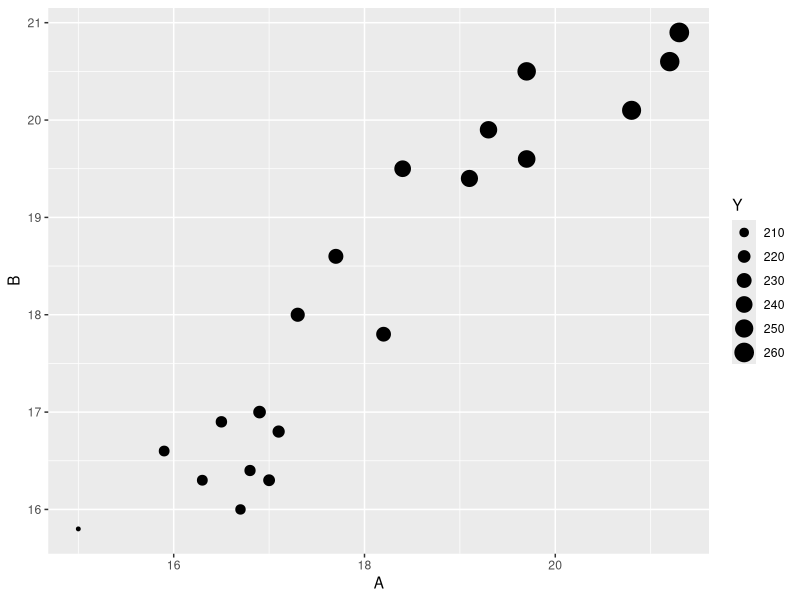
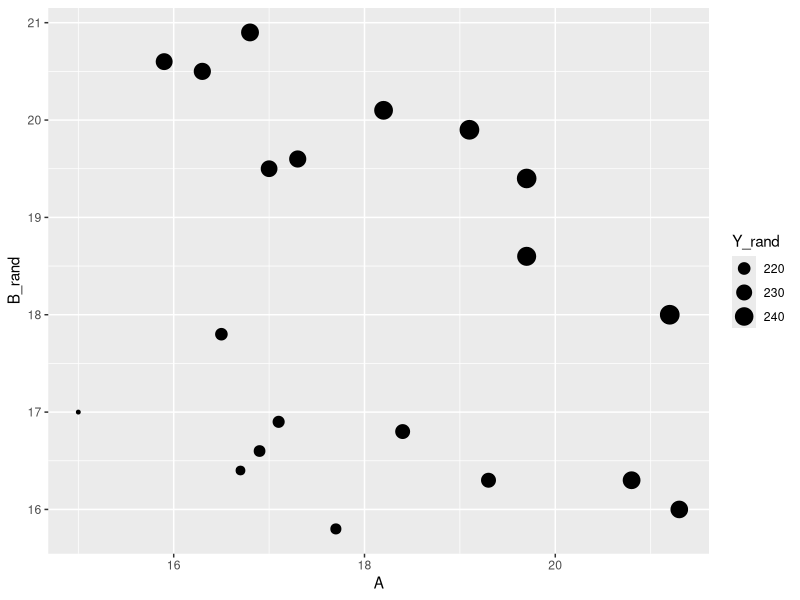
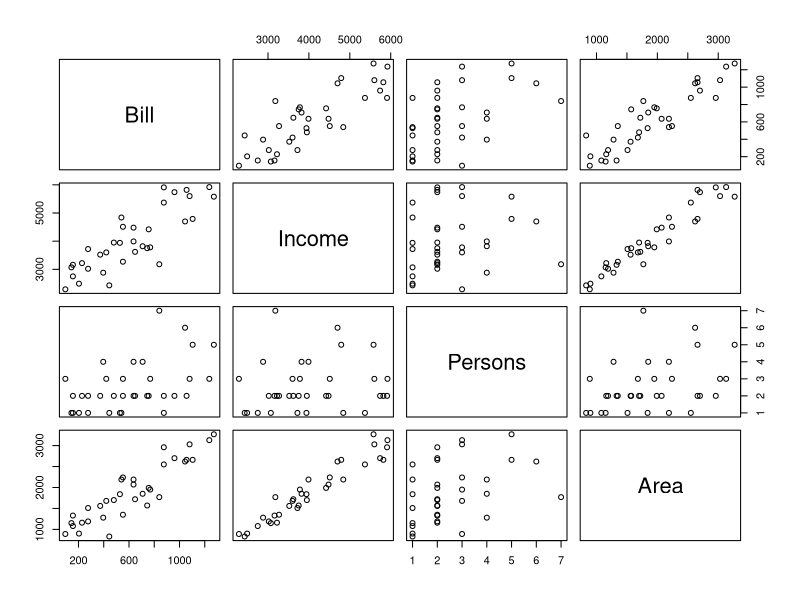

These figures' R source, in order:
## ---- chunk 1
library(knitr)
opts_chunk$set(dev=c("png", "pdf"))
opts_chunk$set(fig.height=6, fig.width=7, fig.path="Figures/", fig.alt="unlabelled")
opts_chunk$set(comment="", fig.align="center", tidy=TRUE)
options(knitr.kable.NA = '')
library(tidyverse)
library(broom)
## ---- chunk 2
library(scatterplot3d)
library(car)
## ---- chunk 3
sim = read_csv("simulation1.csv")
sim = read_csv("../data/simulation1.csv")

sim_final <- sim |> mutate(Y = 50 + 5*A +5*B+ epsilon)

ggplot(sim_final) + 
  geom_point(mapping=aes(x=A, y=B, size=Y))
## ---- chunk 4
lm.cor = lm( Y ~ A + B, data=sim_final)
summary(lm.cor)
## ---- chunk 5
sim_rand <- sim_final |>
  mutate(B_rand = sample(B)) |>
  mutate(Y_rand = 50 + 5*A + 5*B_rand + epsilon)

ggplot(sim_rand) + 
  geom_point(mapping=aes(x=A, y=B_rand, size=Y_rand))

lm.uncor = lm( Y_rand ~ A + B_rand, data=sim_rand)
summary(lm.uncor)
## ---- chunk 6
electric = read_csv("electric.csv")
electric = read_csv("../data/electric.csv")
electric
## ---- chunk 7
cor(electric)
## ---- chunk 8
pairs(electric)
## ---- chunk 9
electric.lm0 = lm(Bill~ Area+ Persons + Income, data=electric)
summary(electric.lm0)
## ---- chunk 10
elec.lm1 = lm(Bill ~ Area, data=electric)
elec.lm2= lm(Bill ~ Income, data=electric)
summary(elec.lm1)
summary(elec.lm2)
## ---- chunk 11
elec.lm3 <- lm(Bill ~ Area + Income, data=electric)
summary(elec.lm3)
## ---- chunk 12
elec.lm4 = lm(Bill ~ Area + Persons, data=electric)
elec.lm5= lm(Bill ~ Income + Persons, data=electric)
summary(elec.lm4)
summary(elec.lm5)
## ---- chunk 13
library(car)
## ---- chunk 14
vif( electric.lm0)
## ---- chunk 15
SAP = read_csv("SAP.csv")
SAP = read_csv("../data/SAP.csv")
SAP
## ---- chunk 16
SAP.lm = lm( S ~ A + P + SE + A1 + P1, data=SAP)
summary(SAP.lm)
## ---- chunk 17
vif(SAP.lm)
## ---- chunk 18
SAP.lm2= lm( S ~  P + SE +A1 + P1, data=SAP)
SAP.lm3= lm( S ~ A +P +SE  + P1, data=SAP)
SAP.lm2 |> tidy()
SAP.lm3 |> tidy()
## ---- chunk 19
SAPA.lm = lm( A ~ P + SE + A1 + P1, data=SAP)
SAPA.lm |> tidy()
